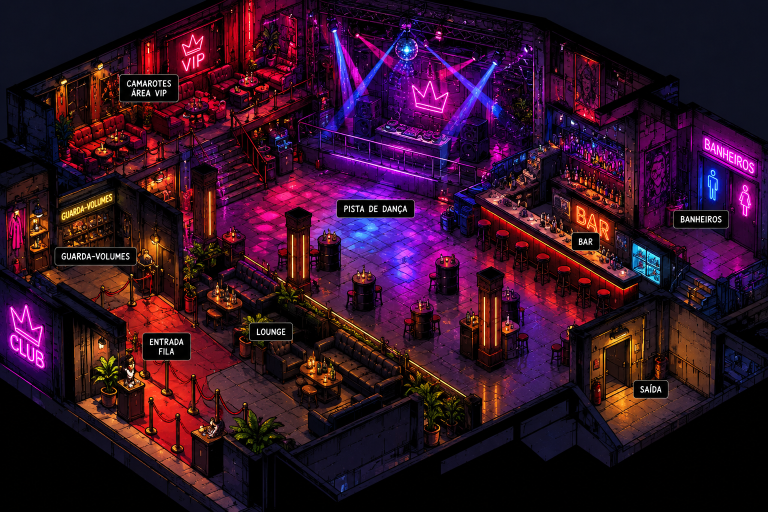
#> input picture noite-sem-fim/reference/kit_v1.0/02_mapas/balada_isometrica_referencia.png, 1536 x 1024 px, given in place of capa_horizontal.png, which was not available (shown at 1/2 size)
$ python vitrine_lenda.py
#> lines starting #> are read from the running program, lines starting #| are printed output that depends on the picture; pictures that were not available may be replaced by others from this repository, and a replacement may not be noted
"""Gera a mídia da vitrine da Lenda do Campinho a partir do material da loja
(C:/Users/gh0st/Projects/lenda-steam/loja): capas e logo em webp leves, as
capturas (grandes e miniaturas), a imagem de compartilhamento (OG), o pôster
e os trailers em 720p, e o kit de imprensa (logo PNG + ZIP).

Uso:  python frontend/tools/vitrine_lenda.py [--loja CAMINHO] [--sem-video]

Cada imagem tem um limite de peso: a qualidade baixa aos poucos (e, se
precisar, a largura) até caber. Rodar de novo sobrescreve tudo.
"""
import argparse
import io
import os
import subprocess
import zipfile

from PIL import Image
import imageio_ffmpeg

AQUI = os.path.dirname(os.path.abspath(__file__))
PUBLIC = os.path.normpath(os.path.join(AQUI, "..", "public"))
JOGO_A = os.path.join(PUBLIC, "lenda-do-campinho", "a")
VIT = os.path.join(PUBLIC, "lenda")
CAPTURAS = ["00_inicio", "01_toquio", "02_lava", "03_guardiao", "04_historia", "05_clube", "06_agencia", "07_vila"]
KB, MB = 1024, 1024 * 1024
LOGO_CORTE = (137, 40, 1143, 680)  # área útil do library_logo_1280x720.png

LEIA_ME = """LENDA DO CAMPINHO — KIT DE IMPRENSA / PRESS KIT
Educação Gamer · https://www.educacaogamer.com.br/lenda/

PT — Um RPG de futebol para toda a família! Comece no campinho da vila,
drible criaturas, enfrente chefões nas arenas, jogue a temporada pelo seu
clube e viaje pelo mundo inteiro. Grátis para jogar, em português e inglês.

EN — A soccer RPG for the whole family! Start on the village dirt pitch,
dribble past creatures, face bosses in the arenas, play the season for your
club and travel the whole world. Free to play, in Portuguese and English.

Contato / Contact: guramalli@gmail.com
© 2026 Educação Gamer. Todos os direitos reservados. All rights reserved.
"""


def rel(p):
    return os.path.relpath(p, PUBLIC).replace("\\", "/")


def webp(src, dst, largura, limite_kb, q=82, corte=None):
#> called with largura = 2560, limite_kb = 440, q = 82
    im = Image.open(src)
#> im is the input picture: PIL image 1536x1024 RGB; mean R, G, B 50.9, 17.6, 38.5
    if corte:
        im = im.crop(corte)
    im = im.convert("RGBA") if im.mode in ("RGBA", "LA", "P") else im.convert("RGB")
    w = largura
    while w >= 400:
        atual = im if im.width <= w else im.resize((w, round(im.height * w / im.width)), Image.LANCZOS)
        for qual in range(q, 49, -4):
            buf = io.BytesIO()
            atual.save(buf, "WEBP", quality=qual, method=6)
            if buf.tell() <= limite_kb * KB:
                os.makedirs(os.path.dirname(dst), exist_ok=True)
                with open(dst, "wb") as f:
                    f.write(buf.getvalue())
                print(f"{rel(dst):48} {atual.size[0]}x{atual.size[1]}  q{qual}  {buf.tell() // KB} KB")
                return
        w = int(w * 0.85)
#> call 2 of webp, with largura = 1200, limite_kb = 250, q = 82
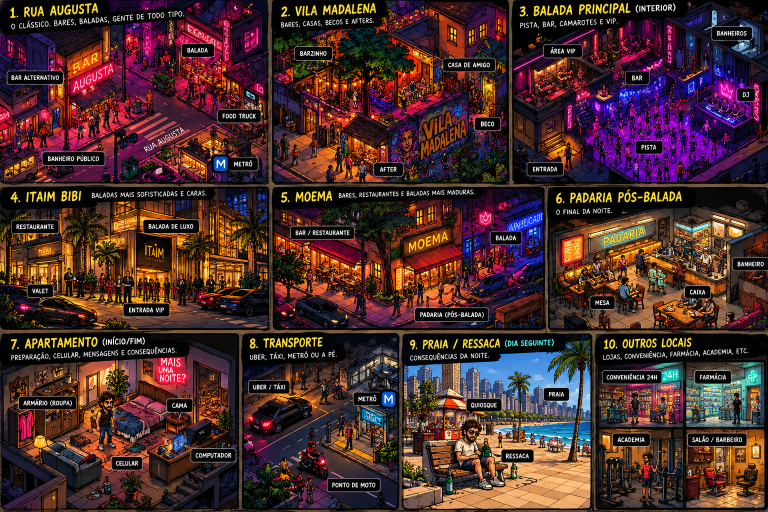
#> input picture noite-sem-fim/reference/kit_v1.0/02_mapas/moodboard_locais.png, 1536 x 1024 px, given in place of capa_vertical.png, which was not available (shown at 1/2 size)
#> in webp, im is the input picture: PIL image 1536x1024 RGB; mean R, G, B 73.5, 44.5, 42.8
#> this loop made 1 pass
#| lenda-do-campinho/a/capa_vertical.webp           1200x800  q58  241 KB
#> pass 1, in webp (call 2), `atual = im if im.width <= w else im.resize((w, round(im.height * w / i..`:
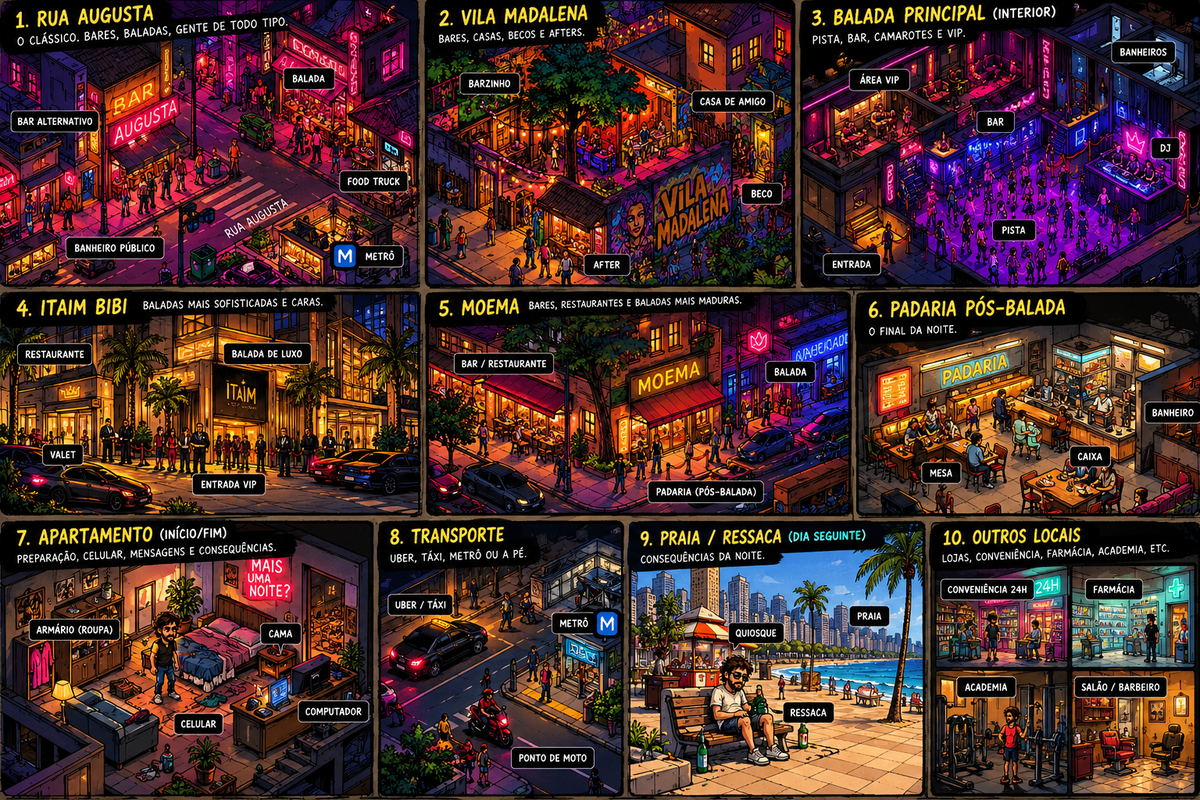
#> atual: PIL image 1200x800 RGB; mean R, G, B 73.6, 44.8, 42.9
#> this loop made 1 pass
#| lenda/a/capa_card.webp                           1400x933  q74  190 KB
#> pass 1, in webp (call 3), `atual = im if im.width <= w else im.resize((w, round(im.height * w / i..`:
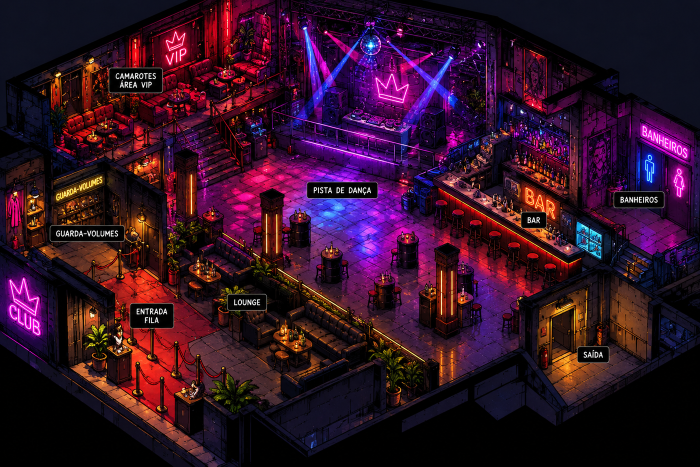
#> atual: PIL image 1400x933 RGB (shown at 1/2 size); mean R, G, B 51, 17.7, 38.6
#> call 4 of webp, with dst = 'frontend/public/lenda/a/logo.webp', largura = 1006, limite_kb = 115, q = 90, corte = (137, 40, 1143, 680)
#> in webp (call 4), `im = im.crop(corte)`:
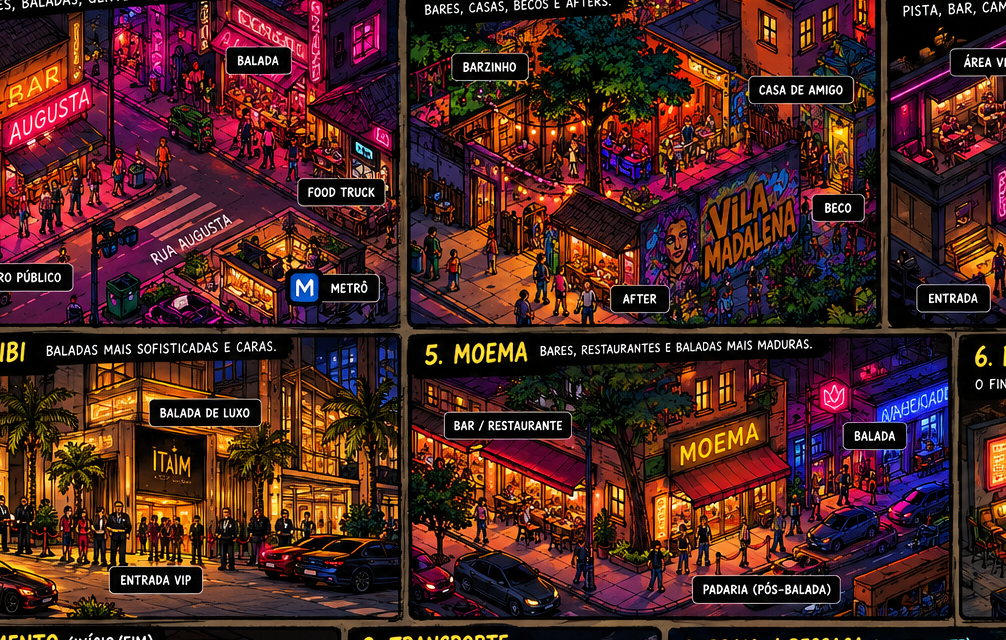
#> im: PIL image 1006x640 RGB; mean R, G, B 74.5, 37, 33.2
#> this loop made 2 passes
#| lenda/a/logo.webp                                855x544  q54  114 KB
#> pass 2, in webp (call 4), `atual = im if im.width <= w else im.resize((w, round(im.height * w / i..`:
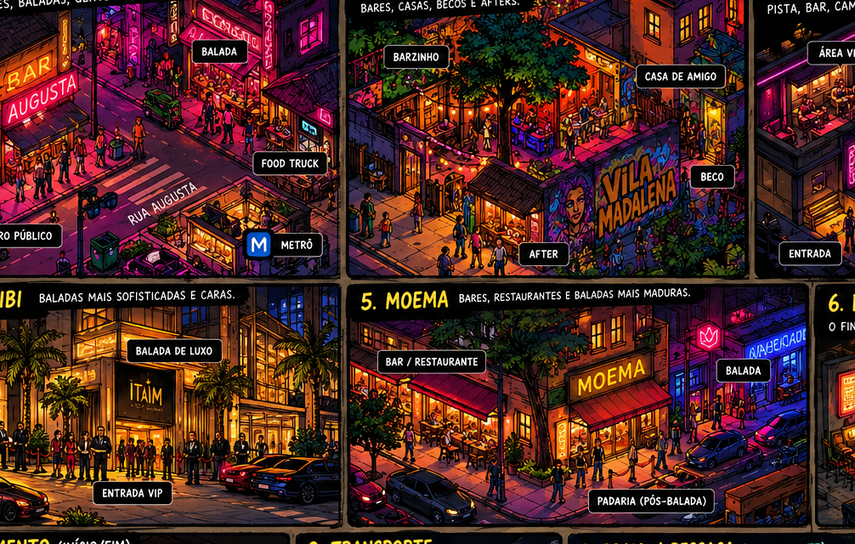
#> atual: PIL image 855x544 RGB; mean R, G, B 74.6, 37.2, 33.4
    raise SystemExit(f"{dst}: não coube em {limite_kb} KB")


# [56 lines left out: functions og, video, kit, not called in this run]


def main():
    ap = argparse.ArgumentParser()
    ap.add_argument("--loja", default="C:/Users/gh0st/Projects/lenda-steam/loja")
    ap.add_argument("--sem-video", action="store_true")
    a = ap.parse_args()
    L = a.loja
    webp(os.path.join(L, "arte", "capa_horizontal.png"), os.path.join(JOGO_A, "capa.webp"), 2560, 440)
    webp(os.path.join(L, "arte", "capa_vertical.png"), os.path.join(JOGO_A, "capa_vertical.webp"), 1200, 250)
    # card da Lenda no Início do site (v2/LendaDestaque.jsx): a capa num tamanho de card
    webp(os.path.join(L, "arte", "capa_horizontal.png"), os.path.join(VIT, "a", "capa_card.webp"), 1400, 210)
    webp(os.path.join(L, "steam", "library_logo_1280x720.png"), os.path.join(VIT, "a", "logo.webp"), 1006, 115, q=90, corte=LOGO_CORTE)
    webp(os.path.join(L, "previa_pagina", "trailer_poster.jpg"), os.path.join(VIT, "a", "poster.webp"), 1280, 140)
    og(os.path.join(L, "arte", "capa_horizontal.png"), os.path.join(VIT, "a", "og.jpg"))
    for n in CAPTURAS:
        src = os.path.join(L, "capturas", n + ".jpg")
        webp(src, os.path.join(VIT, "a", f"cap_{n}.webp"), 1280, 190, q=80)
        webp(src, os.path.join(VIT, "a", f"cap_{n}_p.webp"), 640, 65, q=78)
    if not a.sem_video:
        for lang in ("pt", "en"):
            video(os.path.join(L, "trailer", f"trailer_{lang}.mp4"), os.path.join(VIT, "video", f"trailer_{lang}.mp4"))
    kit(L)


if __name__ == "__main__":
#> (the run stopped early here; a loop or call above may not have finished)
